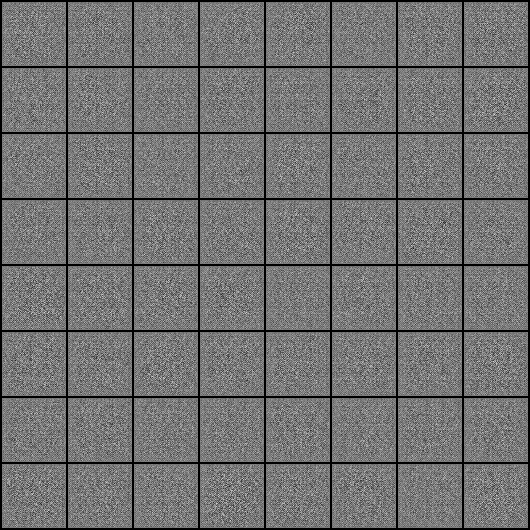
#> input picture src/generated/generated-images-0001.png, 530 x 530 px
$ python -i preprocessing.py   (imports and definitions only)
#> lines starting #> are read from the running program, lines starting #| are printed output that depends on the picture; after the words box and inside, x2 and y2 are one past the last pixel; in counts of white or black regions, pixels touching at a corner belong together
#> further down, picture is the input picture: shape (530, 530, 3); min 0, max 228, mean 114.2
import cv2
import numpy as np

def resize_image(image : np.ndarray, dim) -> np.ndarray:
    return cv2.resize(image, dim, interpolation = cv2.INTER_AREA)

def enhance_image(image : np.ndarray, erosion_param=True) -> np.ndarray:
    '''Docstring'''
#> called with erosion_param = True

    gray = cv2.cvtColor(image, cv2.COLOR_BGR2GRAY)
    kernel = np.ones((2, 2), np.uint8)
    if erosion_param:
        erosion = cv2.morphologyEx(gray, cv2.MORPH_ERODE, kernel, iterations=1)
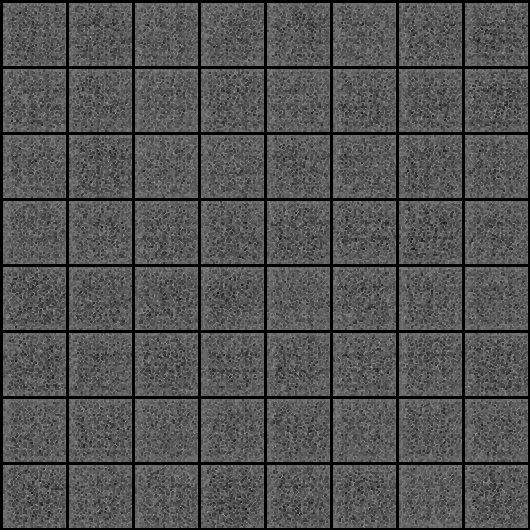
#> erosion: shape (530, 530); min 0, max 164, mean 82.8

        thresh = cv2.threshold(erosion, 0, 255,
                               cv2.THRESH_BINARY_INV | cv2.THRESH_OTSU)[1]
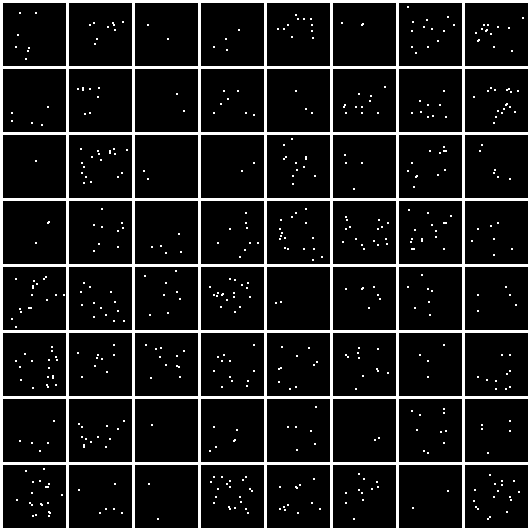
#> thresh: shape (530, 530); 10.4% white; 526 white regions (525 under 20 px), largest, box (x1, y1, x2, y2) and area: (0, 0, 530, 530) 26884
    else:
        thresh = cv2.threshold(gray, 0, 255,
                               cv2.THRESH_BINARY_INV | cv2.THRESH_OTSU)[1]

    return thresh

>>> import cv2
>>> picture = cv2.imread('generated/generated-images-0001.png')
>>> result = enhance_image(picture)

$ run again, on src/generated/generated-images-0002.png
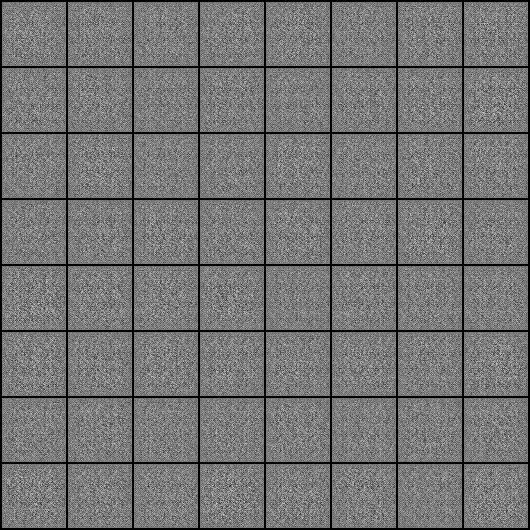
#> input picture src/generated/generated-images-0002.png, 530 x 530 px
#> picture is the input picture: shape (530, 530, 3); min 0, max 227, mean 116.5
#> in enhance_image, `erosion = cv2.morphologyEx(gray, cv2.MORPH_ERODE, kernel, iterations=1)`:
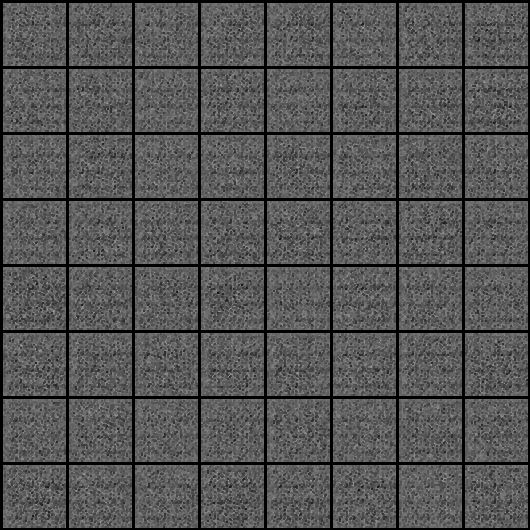
#> erosion: shape (530, 530); min 0, max 172, mean 84.9
#> in enhance_image, `thresh = cv2.threshold(erosion, 0, 255, cv2.THRESH_BINARY_INV | cv2.TH..`:
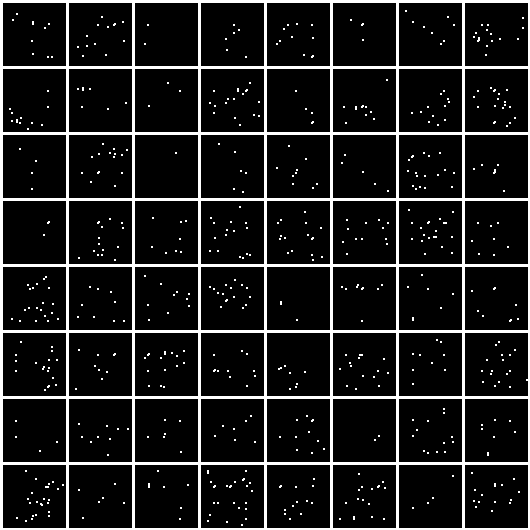
#> thresh: shape (530, 530); 10.5% white; 624 white regions (623 under 20 px), largest, box (x1, y1, x2, y2) and area: (0, 0, 530, 530) 26888

$ run again, on src/generated/generated-images-0003.png
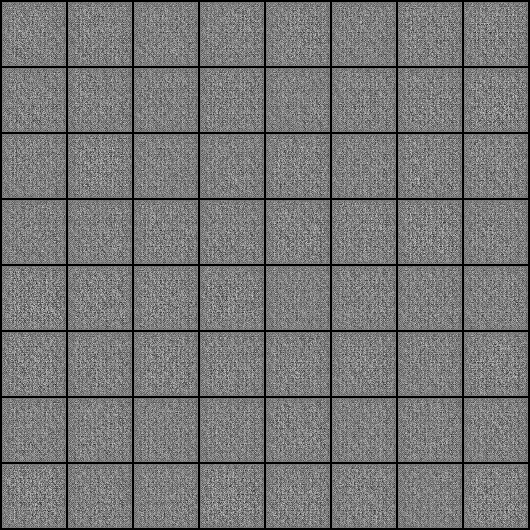
#> input picture src/generated/generated-images-0003.png, 530 x 530 px
#> picture is the input picture: shape (530, 530, 3); min 0, max 228, mean 117.9
#> in enhance_image, `erosion = cv2.morphologyEx(gray, cv2.MORPH_ERODE, kernel, iterations=1)`:
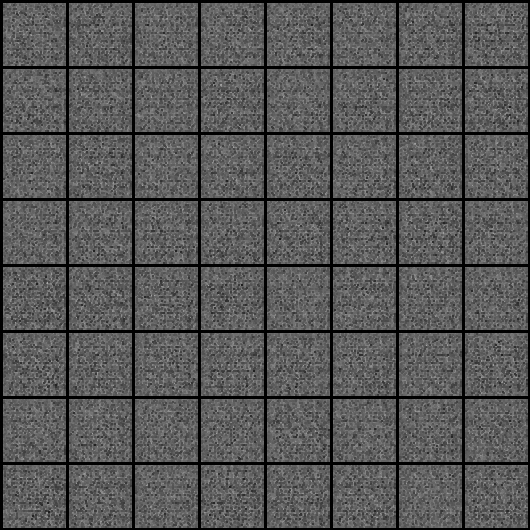
#> erosion: shape (530, 530); min 0, max 177, mean 87.1
#> in enhance_image, `thresh = cv2.threshold(erosion, 0, 255, cv2.THRESH_BINARY_INV | cv2.TH..`:
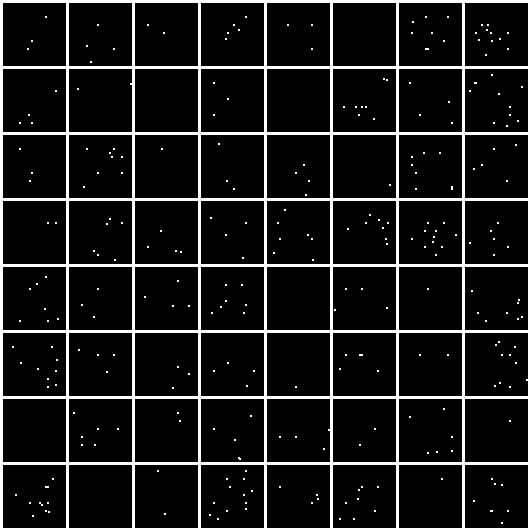
#> thresh: shape (530, 530); 10% white; 283 white regions (282 under 20 px), largest, box (x1, y1, x2, y2) and area: (0, 0, 530, 530) 26896

$ run again, on src/generated/generated-images-0004.png
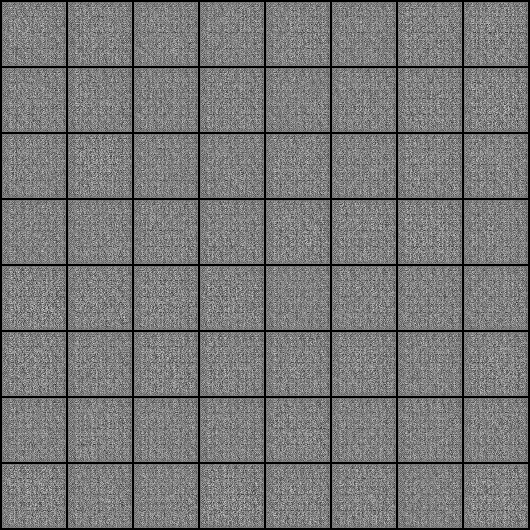
#> input picture src/generated/generated-images-0004.png, 530 x 530 px
#> picture is the input picture: shape (530, 530, 3); min 0, max 224, mean 119
#> in enhance_image, `erosion = cv2.morphologyEx(gray, cv2.MORPH_ERODE, kernel, iterations=1)`:
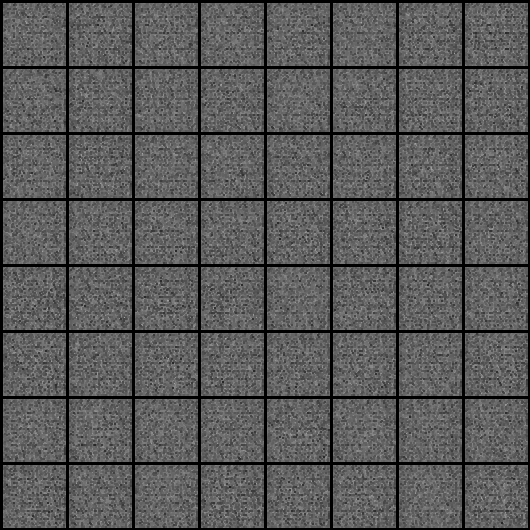
#> erosion: shape (530, 530); min 0, max 171, mean 89.1
#> in enhance_image, `thresh = cv2.threshold(erosion, 0, 255, cv2.THRESH_BINARY_INV | cv2.TH..`:
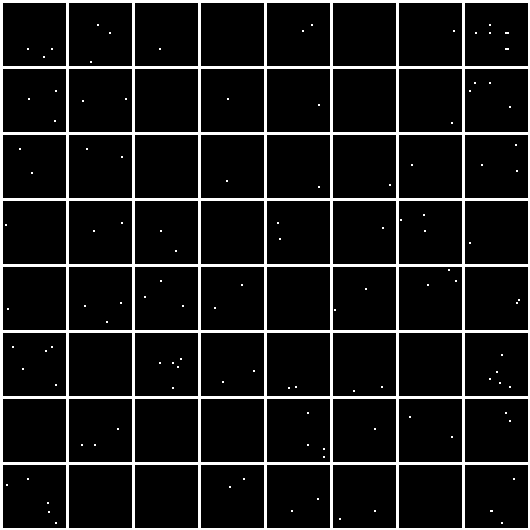
#> thresh: shape (530, 530); 9.7% white; 114 white regions (113 under 20 px), largest, box (x1, y1, x2, y2) and area: (0, 0, 530, 530) 26884
